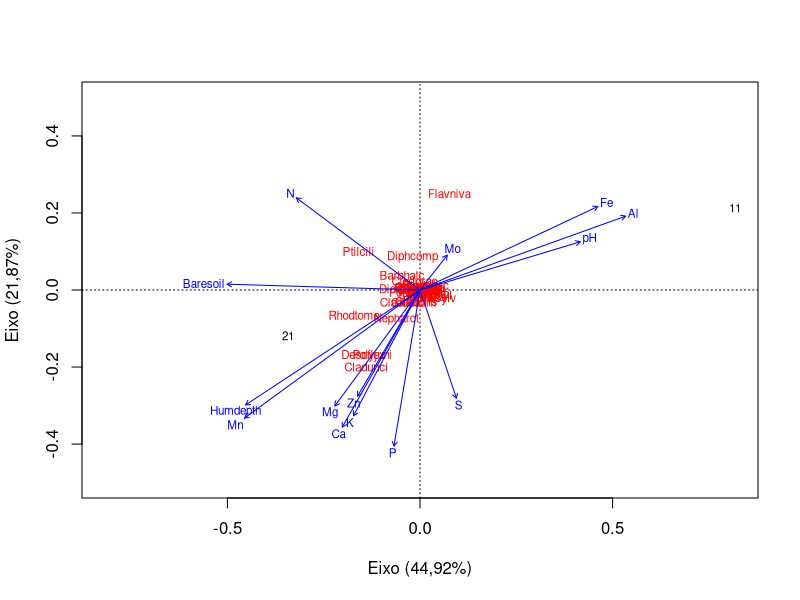

Source code (R):

# Análise Multivariada - Análise de Redundância (RDA) --------------------------------------------------------------------------------------
# Autoria do script: Jeanne Franco ---------------------------------------------------------------------------------------------------------
# Data: 28/02/2022 -------------------------------------------------------------------------------------------------------------------------

# Conceito da Análise de Redundância -------------------------------------------------------------------------------------------------------

# Para realizar a análise de redundância são necessárias duas matrizes x e y, sendo a matriz x composta
# por variáveis explicativas (exemplo: variáveis ambientais), e a matriz y composta por variáveis
# respostas (exemplo: abundância de espécies). Portanto, o objetivo dessa análise é encontrar componentes
# de y que são combinações lineares de x que representam a variação de y.

# A premissa dessa análise é que exista uma dependência linear da resposta das variáveis em y
# nas variáveis em x. Uma variação em x sempre dará uma variação em y.

# "O RDA também busca encontrar o quanto da composição e abundância das espécies na comunidade estão
# relacionadas com descritores ambientais, mas assume que existe uma resposta linear das espécies aos
# gradientes ambientais." - Provetes, 2011

# A matémática se assemelha à análise PCA, com a diferença que na RDA são utilizadas duas matrizes. A
# diferença entre o PCA e RDA é que o PCA mostra a correlação entre as variáveis e o RDA apresenta a
# influência das variáveis da matriz x nas variáveis da matriz y.

# Prática ----------------------------------------------------------------------------------------------------------------------------------

## Baixar pacote e dados

library(vegan)
data("varespec")
data("varechem")

## Nomear os dados ambientais x dados biológicos

sp <- varespec
amb <- varechem

## Modelo da análise RDA

result_rda <- rda(sp, amb)
result_rda

## Interpretação dos resultados

# Total da informação da inércia = 1825.6594
# Inércia explicada = 1459.8891 (79%)
# Inércia não-explicada = 365.7704 (20%)

## Sumário da RDA

summary(result_rda)

# No sumário é possível verificar a importância dos componentes e a proporção explicada
# por cada um deles. Por xemplo, a RDA1 e a RDA2 explicam 45% e 22%, respectivamente.
# O sumário também apresenta os scores das espécies, mostrando quanto cada espécie
# influencia no componente principal, da mesma forma, isso também é mostrado para as
# variáveis ambientais. Algumas espécies ou variáveis ambientais podem apresentar grande
# influência no componente 1 e outras apresentam maior influência nos componentes seguintes.
# O sumário inclui também, o peso dos scores em cada sítio de coleta.

## Visualização

plot(result_rda, col = 1, pch = 3, xlab = "Eixo (44,92%)", ylab = "Eixo (21,87%)",
     scaling = 1, xlim = c(-0.5, 0.5), ylim = c(-0.5,0.5)) # pode modificar a escala
# do xlim e ylim para melhorar a visualização.

## Análise anova

anova(result_rda)
